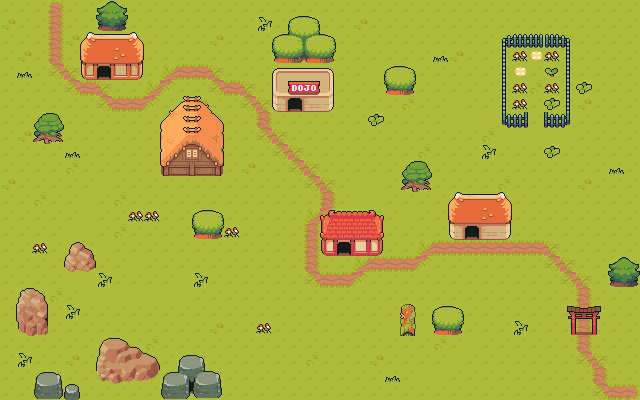

A 2D game scene composited from a Tiled map and its tileset images. What follows is a short description and the map's XML, with each tile layer's data collapsed to a summary:
An orthogonal 40x25 tile map with 16x16 px tiles, 3 tile layers (Floor, Objects, ObjectsFront), 4 tilesets.

<map version="1.10" tiledversion="1.10.1" orientation="orthogonal" renderorder="right-down" width="40" height="25" tilewidth="16" tileheight="16" infinite="0" nextlayerid="5" nextobjectid="1">
 <tileset firstgid="1" source="tilesets/TilesetFloor.tsx" />
 <tileset firstgid="573" source="tilesets/TilesetFloorDetail.tsx" />
 <tileset firstgid="653" source="tilesets/TilesetHouse.tsx" />
 <tileset firstgid="1412" source="tilesets/TilesetNature.tsx" />
 <layer id="1" name="Floor" width="40" height="25">
  <data>[1000 cells, 1000 non-empty, 13 distinct tile ids]</data>
 </layer>
 <layer id="2" name="Objects" width="40" height="25">
  <data>[1000 cells, 190 non-empty, 151 distinct tile ids]</data>
 </layer>
 <layer id="4" name="ObjectsFront" width="40" height="25">
  <data>[1000 cells, 15 non-empty, 9 distinct tile ids]</data>
 </layer>
</map>
